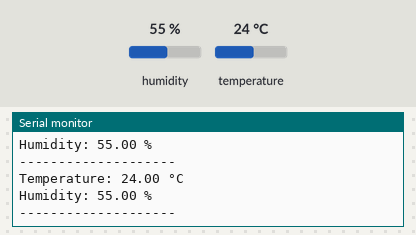
A sketch run on a simulated Arduino Uno, built with avr-gcc and run on an emulated ATmega328P. Parts: the last lines printed to the serial monitor. The test bench sets the inputs (shaded band); at power-on: humidity 55 %, temperature 24 °C.

Above: at 2.8 s.
2.9 s: humidity set to 22 %
At 5.0 s:
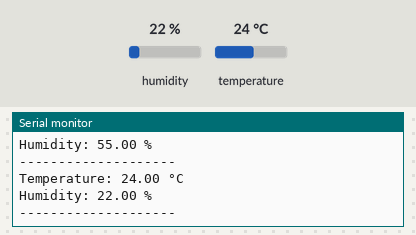
5.6 s: temperature set to 12 °C
At 6.7 s:
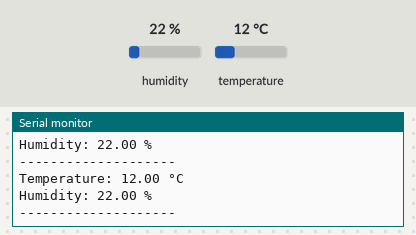
8.3 s: humidity set to 40 %
At 11.5 s:
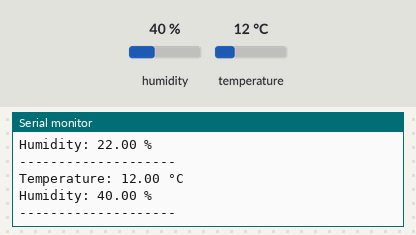
Timing chart, 0 to 13.0 s (numbered marks = the images above; inputs shaded):
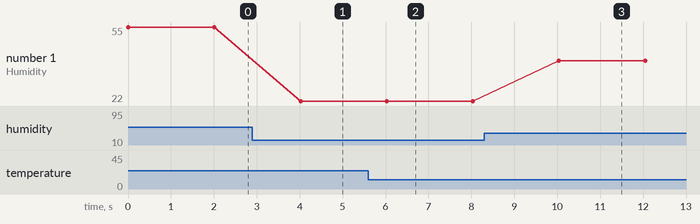

Measured:
- after the input at 2.9 s, the serial monitor: prints a new line after 1.1 s (image 1)
- after the input at 5.6 s, the serial monitor: prints a new line after 0.43 s (image 2)
- after the input at 8.3 s, the serial monitor: prints a new line after 1.7 s (image 3)
- plotted number 1: 22 → 40 after the input at 8.3 s

The sketch:

DHT22.ino
```cpp
#include <DHT.h>

// Konfigurasi sensor
#define DHT_PIN 4
#define DHT_TYPE DHT22

DHT dht(DHT_PIN, DHT_TYPE);

void setup() {
  Serial.begin(115200);

  dht.begin();

  Serial.println("DHT22 Sensor Started!");
}

void loop() {
  float suhu = dht.readTemperature();
  float kelembapan = dht.readHumidity();

  // Periksa kegagalan pembacaan
  if (isnan(suhu) || isnan(kelembapan)) {
    Serial.println("Gagal membaca DHT22!");
    delay(2000);
    return;
  }

  // Tampilkan suhu
  Serial.print("Temperature: ");
  Serial.print(suhu);
  Serial.println(" °C");

  // Tampilkan kelembapan
  Serial.print("Humidity: ");
  Serial.print(kelembapan);
  Serial.println(" %");

  Serial.println("--------------------");

  delay(2000);
}
```
